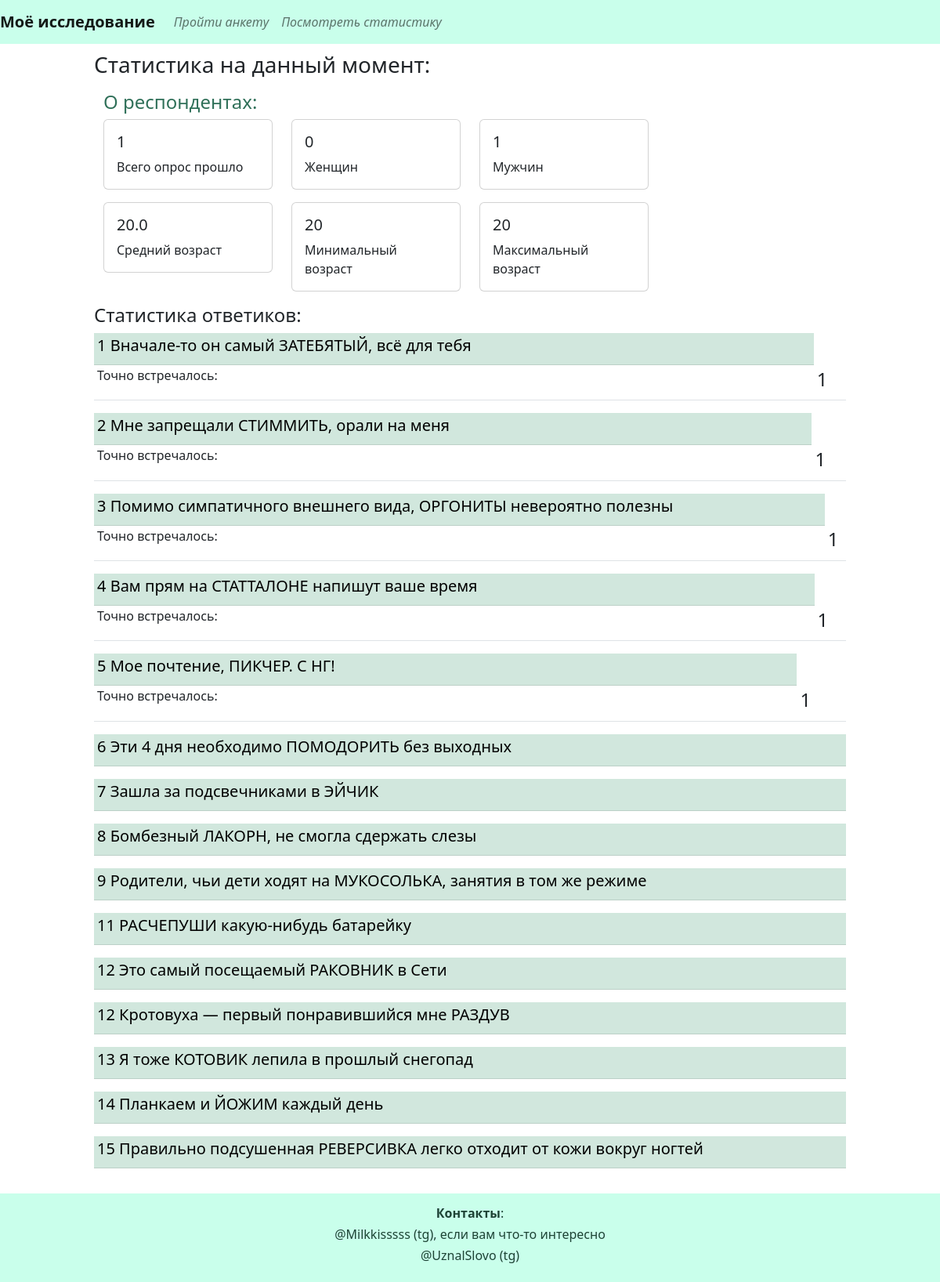
The app's page /statistics with its own data.
### myapp.py (models this page shows)
class Questions(db.Model):
    __tablename__ = "questions"
    question_id = db.Column('question_id', db.Integer, primary_key=True)
    question_text = db.Column('question_text', db.Text, unique=True)

### myapp.py (the view)
@app.route('/statistics')
def statistics():
    all_stat = {}
    age_stats = db.session.query(func.avg(User.user_age), func.min(User.user_age), func.max(User.user_age)).one()
    all_stat['age_mean'] = age_stats[0]
    all_stat['age_min'] = age_stats[1]
    all_stat['age_max'] = age_stats[2]
    all_stat['total_count'] = User.query.count()
    men = db.session.query(User).filter(User.user_gender == 1)
    count_men = 0
    for m in men:
        count_men += 1
    all_stat['men'] = count_men
    women = db.session.query(User).filter(User.user_gender == 2)
    count_women = 0
    for w in women:
        count_women += 1
    all_stat['women'] = count_women
    questions = Questions.query.all()
    all_ans = ['']
    options = {
        1: 'Точно встречалось',
        2: 'Кажется, попадалось',
        3: 'Впервые вижу'
    }
    ans_q = {}
    answ = db.session.query(Answers.q1).group_by(Answers.q1).all()
    scet = db.session.query(db.func.count(Answers.q1)).group_by(Answers.q1).all()
    n = 0
    for i in answ:
        i = int(str(i)[1])
        selected = options[i]
        stat = str(scet[n]).replace(',)', '').replace('(', '')
        ans_q[selected] = stat
        n += 1
    all_ans.append(ans_q)
    ans_q = {}
    answ = db.session.query(Answers.q2).group_by(Answers.q2).all()
    scet = db.session.query(db.func.count(Answers.q2)).group_by(Answers.q2).all()
    n = 0
    for i in answ:
        i = int(str(i)[1])
        selected = options[i]
        stat = str(scet[n]).replace(',)', '').replace('(', '')
        ans_q[selected] = stat
        n += 1
    all_ans.append(ans_q)
    ans_q = {}
    answ = db.session.query(Answers.q3).group_by(Answers.q3).all()
    scet = db.session.query(db.func.count(Answers.q3)).group_by(Answers.q3).all()
    n = 0
    for i in answ:
        i = int(str(i)[1])
        selected = options[i]
        stat = str(scet[n]).replace(',)', '').replace('(', '')
        ans_q[selected] = stat
        n += 1
    all_ans.append(ans_q)
    ans_q = {}
    answ = db.session.query(Answers.q4).group_by(Answers.q4).all()
    scet = db.session.query(db.func.count(Answers.q4)).group_by(Answers.q4).all()
    n = 0
    for i in answ:
        i = int(str(i)[1])
        selected = options[i]
        stat = str(scet[n]).replace(',)', '').replace('(', '')
        ans_q[selected] = stat
        n += 1
    all_ans.append(ans_q)
    ans_q = {}
    answ = db.session.query(Answers.q5).group_by(Answers.q5).all()
    scet = db.session.query(db.func.count(Answers.q5)).group_by(Answers.q5).all()
    n = 0
    for i in answ:
        i = int(str(i)[1])
        selected = options[i]
        stat = str(scet[n]).replace(',)', '').replace('(', '')
        ans_q[selected] = stat
        n += 1
    all_ans.append(ans_q)
    return render_template('statistika.html', all_stat=all_stat, all_ans=all_ans, questions=questions)

### templates/statistika.html (shortened to what this page needs)
{% extends 'base.html' %}
{% block incontent %}
    <h3>Статистика на данный момент:</h3>
{% endblock %}
{% block text_first %}
    <div class="container">
        <h4 style="color:#307059">О респондентах:</h4>
      <div class="row">
        <div class="col-sm-3">
          <div class="card">
            <div class="card-body">
              <h5 class="card-title">{{ all_stat['total_count'] }}</h5>
              <p class="card-text">Всего опрос прошло</p>
            </div>
          </div>
        </div>
          <div class="col-sm-3">
          <div class="card">
            <div class="card-body">
              <h5 class="card-title">{{ all_stat['women'] }}</h5>
              <p class="card-text">Женщин</p>
            </div>
          </div>
        </div>
          <div class="col-sm-3">
          <div class="card">
            <div class="card-body">
              <h5 class="card-title">{{ all_stat['men'] }}</h5>
              <p class="card-text">Мужчин</p>
            </div>
          </div>
        </div>
      </div>
    </div>
{% endblock %}
{% block text_second %}
    <div class="container">
      <div class="row">
        <div class="col-sm-3">
          <div class="card">
            <div class="card-body">
              <h5 class="card-title">{{ all_stat['age_mean'] }}</h5>
              <p class="card-text">Средний возраст</p>
            </div>
          </div>
        </div>
          <div class="col-sm-3">
          <div class="card">
            <div class="card-body">
              <h5 class="card-title">{{ all_stat['age_min'] }}</h5>
              <p class="card-text">Минимальный возраст</p>
            </div>
          </div>
        </div>
          <div class="col-sm-3">
          <div class="card">
            <div class="card-body">
              <h5 class="card-title">{{ all_stat['age_max'] }}</h5>
              <p class="card-text">Максимальный возраст</p>
            </div>
          </div>
        </div>
      </div>
    </div>
{% endblock %}
{% block text_third %}
    <h4>Статистика ответиков:</h4>
    {% for question in questions %}
        <div class="table-responsive-sm">
            <table class="table table-sm">
                <thead>
                    <tr class="table-success">
                         {% if question.question_text.startswith('Ваши комментарии') %}
                         {% else %}
                            <th scope="col"><h5>{{ question.question_text }}</h5></th>
                         {% endif %}
                    </tr>
                </thead>
                <tbody>
                    {% for option in all_ans[question.question_id] %}
                        <tr>
                            <th scope="row"><h6>{{ option }}:</h6></th>
                            <td class="align-text-bottom"><h4>{{ all_ans[question.question_id][option] }}</h4></td>
                        </tr>
                    {% endfor %}
                </tbody>
            </table>
        </div>
    {% endfor %}
{% endblock %}

### records on screen
Questions: question_text "1 Вначале-то он самый ЗАТЕБЯТЫЙ, всё для тебя", question_id "Точно встречалось", question_id "1"
Questions: question_text "2 Мне запрещали СТИММИТЬ, орали на меня", question_id "Точно встречалось", all_ans "1"
Questions: question_text "3 Помимо симпатичного внешнего вида, ОРГОНИТЫ невероятно полезны", question_id "Точно встречалось", all_ans "1"
Questions: question_text "4 Вам прям на СТАТТАЛОНЕ напишут ваше время", question_id "Точно встречалось", all_ans "1"
Questions: question_text "5 Мое почтение, ПИКЧЕР. С НГ!", question_id "Точно встречалось", all_ans "1"
Questions: question_text "6 Эти 4 дня необходимо ПОМОДОРИТЬ без выходных"
Questions: question_text "7 Зашла за подсвечниками в ЭЙЧИК"
Questions: question_text "8 Бомбезный ЛАКОРН, не смогла сдержать слезы"
Questions: question_text "9 Родители, чьи дети ходят на МУКОСОЛЬКА, занятия в том же режиме"
Questions: question_text "11 РАСЧЕПУШИ какую-нибудь батарейку"
Questions: question_text "12 Это самый посещаемый РАКОВНИК в Сети"
Questions: question_text "12 Кротовуха — первый понравившийся мне РАЗДУВ"
Questions: question_text "13 Я тоже КОТОВИК лепила в прошлый снегопад"
Questions: question_text "14 Планкаем и ЙОЖИМ каждый день"
Questions: question_text "15 Правильно подсушенная РЕВЕРСИВКА легко отходит от кожи вокруг ногтей"

### other values on screen
{{ all_stat['total_count'] }} "1"
{{ all_stat['women'] }} "0"
{{ all_stat['men'] }} "1"
{{ all_stat['age_mean'] }} "20.0"
{{ all_stat['age_min'] }} "20"
{{ all_stat['age_max'] }} "20"
